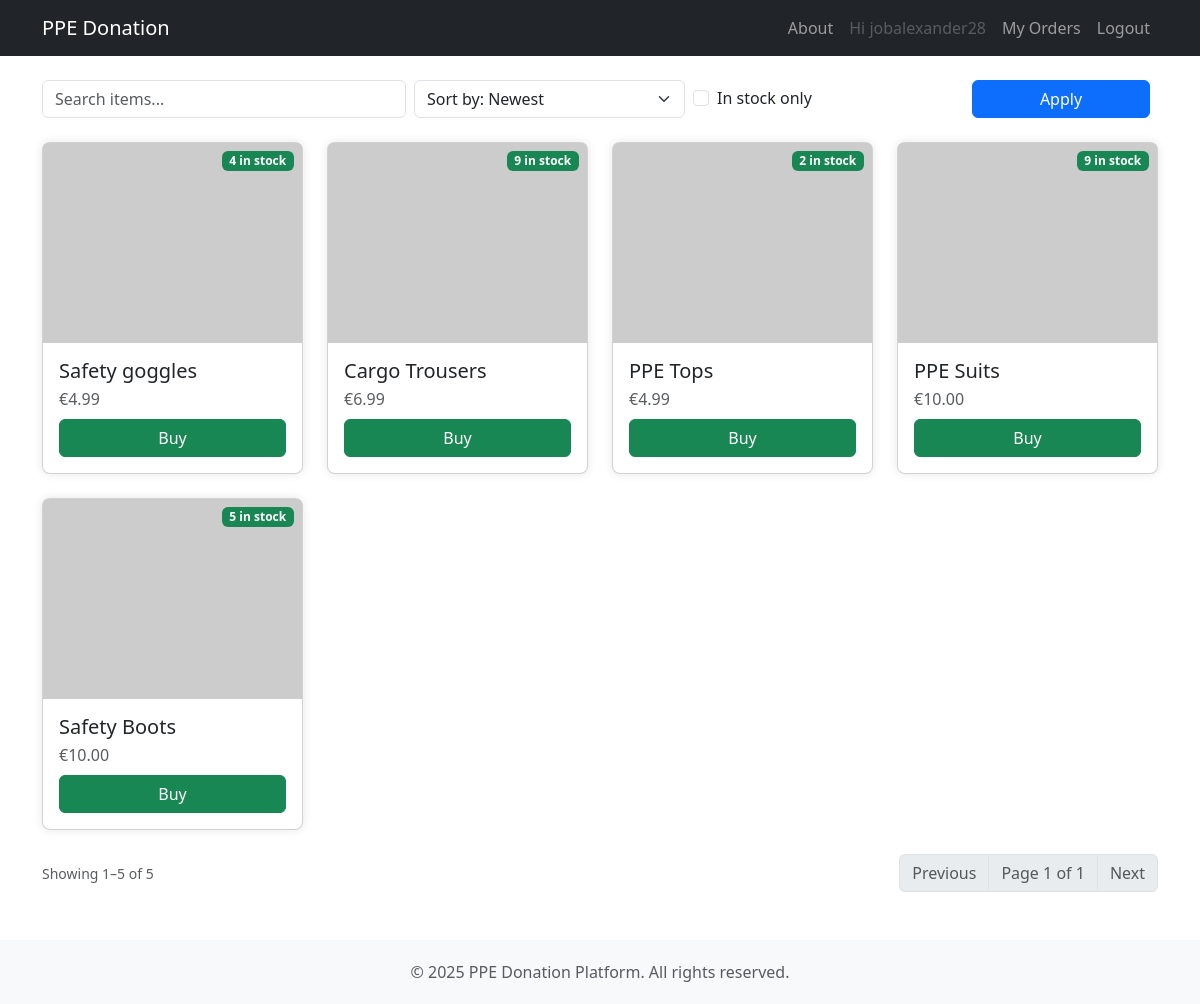
The page /items/ (signed in) on the database its author committed.
### items/models.py (models this page shows, shortened)
class Item(models.Model):
    name = models.CharField(max_length=255)
    price = models.FloatField()
    stock = models.IntegerField()
    image_url = models.CharField(max_length=255)

### items/views.py (the view)
# urls.py: path('', views.index, name='items_index'),            # item list page
def index(request):
    qs = Item.objects.all().order_by('-id')  # newest first
    q = (request.GET.get('q') or '').strip()
    if q:
        qs = qs.filter(name__icontains=q)
    in_stock = request.GET.get('in_stock') == '1'
    if in_stock:
        qs = qs.filter(stock__gt=0)
    sort = request.GET.get('sort') or ''
    if sort == 'price_asc':
        qs = qs.order_by('price')
    elif sort == 'price_desc':
        qs = qs.order_by('-price')
    elif sort == 'name':
        qs = qs.order_by('name')
    paginator = Paginator(qs, 8)  # cards per page
    page_obj = paginator.get_page(request.GET.get('page'))
    return render(request, 'index.html', {
        'page_obj': page_obj,
        'q': q,
        'in_stock': in_stock,
        'sort': sort,
    })

### items/templates/index.html (shortened to what this page needs)
{% extends "base.html" %}
{% block content %}
<div class="d-flex flex-wrap align-items-center gap-2 mb-4">
  <form class="row g-2 w-100" method="get" action="">
    <div class="col-12 col-md-4">
      <input type="search" class="form-control" name="q" placeholder="Search items..."
             value="{{ q }}">
    </div>
    <div class="col-12 col-md-3">
      <select name="sort" class="form-select">
        <option value="" {% if not sort %}selected{% endif %}>Sort by: Newest</option>
      </select>
    </div>
    <div class="col-12 col-md-3 d-flex align-items-center">
      <div class="form-check">
        <input class="form-check-input" type="checkbox" value="1" id="instock" name="in_stock"
               {% if in_stock %}checked{% endif %}>
        <label class="form-check-label" for="instock">
          In stock only
        </label>
      </div>
    </div>
    <div class="col-12 col-md-2 d-grid">
      <button type="submit" class="btn btn-primary">Apply</button>
    </div>
  </form>
</div>
{% if page_obj.object_list %}
  <div class="row row-cols-1 row-cols-sm-2 row-cols-md-3 row-cols-lg-4 g-4">
    {% for item in page_obj.object_list %}
      <div class="col">
        <div class="card h-100 item-card position-relative">
          <img
            src="{{ item.image_url }}"
            class="card-img-top item-img"
            alt="{{ item.name }}"
            loading="lazy"
            onerror="this.onerror=null;this.src='https://via.placeholder.com/600x400?text=PPE+Item';"
          >
          {% if item.stock > 0 %}
            <span class="badge bg-success position-absolute top-0 end-0 m-2">
              {{ item.stock }} in stock
            </span>
          {% else %}
            <span class="badge bg-danger position-absolute top-0 end-0 m-2">
              Out of stock
            </span>
          {% endif %}
          <div class="card-body d-flex flex-column">
            <h5 class="card-title mb-1 text-truncate" title="{{ item.name }}">{{ item.name }}</h5>
            <p class="text-muted mb-2">€{{ item.price|floatformat:2 }}</p>
            <div class="mt-auto">
              {% if item.stock > 0 %}
                <a href="{% url 'buy_item' item.id %}" class="btn btn-success w-100">Buy</a>
              {% else %}
                <button class="btn btn-secondary w-100" disabled>Out of stock</button>
              {% endif %}
            </div>
          </div>
        </div>
      </div>
    {% endfor %}
  </div>
  <div class="d-flex justify-content-between align-items-center mt-4">
    <div class="text-muted small">
      Showing
      {% with start=page_obj.start_index end=page_obj.end_index total=page_obj.paginator.count %}
        {{ start }}–{{ end }} of {{ total }}
      {% endwith %}
    </div>
    <nav aria-label="Items pagination">
      <ul class="pagination mb-0">
        {% if page_obj.has_previous %}
          <li class="page-item">
            <a class="page-link" href="?q={{ q }}&sort={{ sort }}{% if in_stock %}&in_stock=1{% endif %}&page={{ page_obj.previous_page_number }}">Previous</a>
          </li>
        {% else %}
          <li class="page-item disabled"><span class="page-link">Previous</span></li>
        {% endif %}
        <li class="page-item disabled">
          <span class="page-link">Page {{ page_obj.number }} of {{ page_obj.paginator.num_pages }}</span>
        </li>
        {% if page_obj.has_next %}
          <li class="page-item">
            <a class="page-link" href="?q={{ q }}&sort={{ sort }}{% if in_stock %}&in_stock=1{% endif %}&page={{ page_obj.next_page_number }}">Next</a>
          </li>
        {% else %}
          <li class="page-item disabled"><span class="page-link">Next</span></li>
        {% endif %}
      </ul>
    </nav>
  </div>
{% else %}
  <div class="text-center py-5">
    <h5 class="mb-2">No items found</h5>
    <p class="text-muted">Try clearing filters or searching with a different term.</p>
    <a href="{% url 'home' %}" class="btn btn-outline-secondary">Reset</a>
  </div>
{% endif %}
{% endblock %}

### items/templates/base.html (shortened to what this page needs)
<!DOCTYPE html>
<html lang="en">
<head>
    <link href="https://cdn.jsdelivr.net/npm/bootstrap@5.3.0/dist/css/bootstrap.min.css" rel="stylesheet">
</head>
<body>
<nav class="navbar navbar-expand-lg navbar-dark bg-dark">
  <div class="container">
    <a class="navbar-brand" href="{% url 'home' %}">PPE Donation</a>
    <div class="collapse navbar-collapse" id="navbarNav">
      <ul class="navbar-nav ms-auto">
        <li class="nav-item">
          <a class="nav-link" href="{% url 'about' %}">About</a>
        </li>
        {% if user.is_authenticated %}
          <li class="nav-item">
            <a class="nav-link disabled">Hi {{ user.username }}</a>
          </li>
          <li class="nav-item">
            <a class="nav-link" href="{% url 'my_orders' %}">My Orders</a>
          </li>
          <li class="nav-item">
            <a class="nav-link" href="{% url 'logout' %}">Logout</a>
          </li>
        {% endif %}
      </ul>
    </div>
  </div>
</nav>
<div class="container mt-4">
  {% block content %}{% endblock %}
</div>
<footer class="mt-5">
  <div class="container">
    <p class="text-muted mb-0">© 2025 PPE Donation Platform. All rights reserved.</p>
  </div>
</footer>
</body>
</html>

### items/templates/base.html (style rules this page uses)
.item-card { box-shadow: 0 0 10px rgba(0,0,0,0.1); border-radius: 8px; }
.item-img { object-fit: cover; height: 200px; }
footer { background-color: #f8f9fa; padding: 20px 0; margin-top: 40px; text-align: center; }

### rows shown on the page
Item: stock "4", name "Safety goggles", price "4.99", shows "Buy"
Item: stock "9", name "Cargo Trousers", price "6.99", shows "Buy"
Item: stock "2", name "PPE Tops", price "4.99", shows "Buy"
Item: stock "9", name "PPE Suits", price "10.00", shows "Buy"
Item: stock "5", name "Safety Boots", price "10.00", shows "Buy"

### other values the page prints
{{ user.username }} "jobalexander28"
{{ start }} "1"
{{ end }} "5"
{{ total }} "5"
{{ page_obj.number }} "1"
{{ page_obj.paginator.num_pages }} "1"
